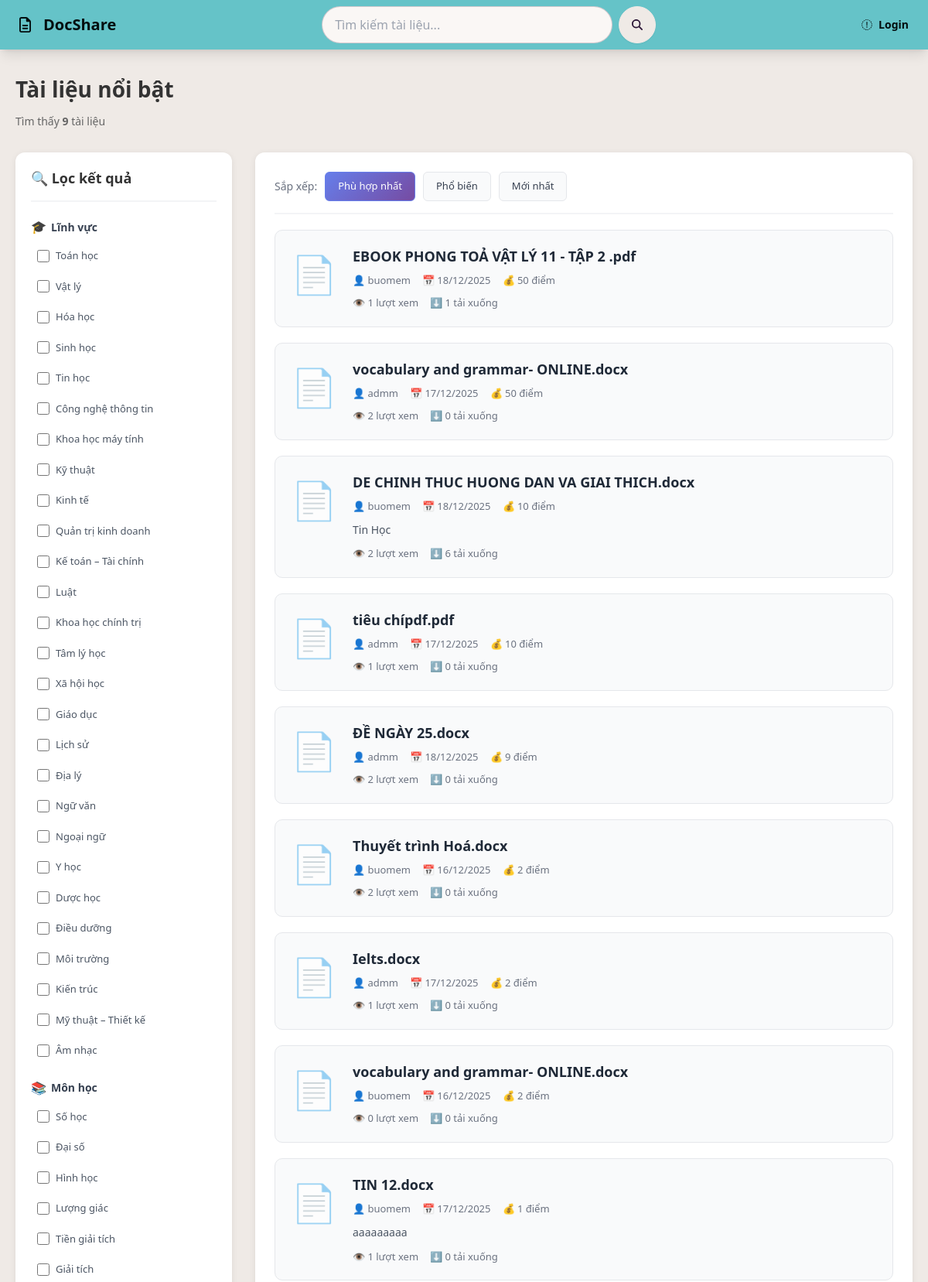
Screenshot of /search.php (upper part) with the database file from the repository.
### tables this page shows
CREATE TABLE `categories` (
  `id` int NOT NULL,
  `name` varchar(100) NOT NULL,
  `type` enum('field','subject','level','curriculum','doc_type') NOT NULL,
  `description` text,
  `parent_id` int DEFAULT NULL,
  `sort_order` int DEFAULT '0',
  `is_active` tinyint(1) DEFAULT '1',
  `created_at` timestamp NULL DEFAULT CURRENT_TIMESTAMP
);

CREATE TABLE `documents` (
  `id` int NOT NULL,
  `user_id` int NOT NULL,
  `original_name` varchar(255) NOT NULL,
  `file_name` varchar(255) NOT NULL,
  `description` text,
  `created_at` timestamp NULL DEFAULT CURRENT_TIMESTAMP,
  `is_public` tinyint(1) DEFAULT '1',
  `status` enum('pending','approved','rejected') DEFAULT 'pending',
  `views` int DEFAULT '0',
  `downloads` int DEFAULT '0',
  `admin_points` int DEFAULT '0',
  `user_price` int DEFAULT '0'
);

CREATE TABLE `users` (
  `id` int NOT NULL,
  `username` varchar(50) NOT NULL,
  `email` varchar(100) NOT NULL,
  `role` enum('user','admin') DEFAULT 'user',
  `password` varchar(255) NOT NULL,
  `created_at` timestamp NULL DEFAULT CURRENT_TIMESTAMP,
  `verified_documents_count` int DEFAULT '0'
);

### config/search.php (called while the page is built, shortened)
<?php
require_once __DIR__ . '/db.php';
require_once __DIR__ . '/categories.php';
function searchDocuments($keyword = '', $filters = [], $sort = 'relevance', $page = 1, $per_page = 20, $user_id = null) {
    global $conn;
    $keyword = trim($keyword);
    $offset = ($page - 1) * $per_page;
    $where_clauses = ["d.status = 'approved'"];
    $join_clauses = [];
    $having_clauses = [];
    if (!empty($keyword) && strlen($keyword) >= 2) {
        $keyword_escaped = mysqli_real_escape_string($conn, $keyword);
        $where_clauses[] = "MATCH(d.original_name, d.description) AGAINST('$keyword_escaped' IN NATURAL LANGUAGE MODE)";
        $relevance_score = "MATCH(d.original_name, d.description) AGAINST('$keyword_escaped' IN NATURAL LANGUAGE MODE)";
    } else {
        $relevance_score = "0";
    }
    $join_sql = implode(' ', $join_clauses);
    $where_sql = 'WHERE ' . implode(' AND ', $where_clauses);
    switch($sort) {
        case 'relevance':
        default:
            if (!empty($keyword)) {
                $order_by = "ORDER BY
                    (CASE WHEN d.original_name LIKE '%$keyword_escaped%' THEN 100 ELSE 0 END) DESC,
                    $relevance_score DESC,
                    (SELECT COALESCE(admin_points, user_price, 0) FROM docs_points WHERE document_id = d.id LIMIT 1) DESC,
                    (d.views + d.downloads * 2) DESC";
            } else {
                $order_by = "ORDER BY
                    (SELECT COALESCE(admin_points, user_price, 0) FROM docs_points WHERE document_id = d.id LIMIT 1) DESC,
                    (d.views + d.downloads * 2) DESC,
                    d.created_at DESC";
            }
            break;
    }
    $count_query = "
        SELECT COUNT(DISTINCT d.id) as total
        FROM documents d
        $join_sql
        $where_sql
    ";
    $count_result = mysqli_query($conn, $count_query);
    $total_results = mysqli_fetch_assoc($count_result)['total'];
    $search_query = "
        SELECT DISTINCT
            d.*,
            u.username,
            (SELECT COALESCE(admin_points, user_price, 0) FROM docs_points WHERE document_id = d.id LIMIT 1) as points,
            " . ($relevance_score ? "$relevance_score as relevance_score," : "") . "
            (d.views + d.downloads * 2) as popularity_score
        FROM documents d
        JOIN users u ON d.user_id = u.id
        $join_sql
        $where_sql
        " . (!empty($having_clauses) ? "GROUP BY d.id HAVING " . implode(' AND ', $having_clauses) : "") . "
        $order_by
        LIMIT $per_page OFFSET $offset
    ";
    $result = mysqli_query($conn, $search_query);
    $documents = [];
    while($row = mysqli_fetch_assoc($result)) {
        $documents[] = $row;
    }
    return [
        'results' => $documents,
        'total' => $total_results,
        'page' => $page,
        'per_page' => $per_page,
        'total_pages' => ceil($total_results / $per_page),
        'keyword' => $keyword,
        'filters' => $filters,
        'sort' => $sort
    ];
}
?>

### config/categories.php (called while the page is built, shortened)
<?php
require_once __DIR__ . '/db.php';
function getCategoriesByType($type, $active_only = true) {
    global $conn;
    $type = mysqli_real_escape_string($conn, $type);
    $where = "type = '$type'";
    if($active_only) {
        $where .= " AND is_active = 1";
    }
    $query = "SELECT * FROM categories WHERE $where ORDER BY sort_order ASC, name ASC";
    $result = mysqli_query($conn, $query);
    $categories = [];
    while($row = mysqli_fetch_assoc($result)) {
        $categories[] = $row;
    }
    return $categories;
}
function getAllCategoriesGrouped($active_only = true) {
    $types = ['field', 'subject', 'level', 'curriculum', 'doc_type'];
    $grouped = [];
    foreach($types as $type) {
        $grouped[$type] = getCategoriesByType($type, $active_only);
    }
    return $grouped;
}
?>

### search.php (the view, shortened to what this page needs)
<?php
require_once 'config/auth.php';
require_once 'config/search.php';
require_once 'config/categories.php';
$user_id = isset($_SESSION['user_id']) ? getCurrentUserId() : null;
$keyword = isset($_GET['q']) ? sanitizeSearchKeyword($_GET['q']) : '';
$sort = isset($_GET['sort']) ? $_GET['sort'] : 'relevance';
$page = isset($_GET['page']) ? max(1, intval($_GET['page'])) : 1;
$filters = [];
$search_results = searchDocuments($keyword, $filters, $sort, $page, 20, $user_id);
$all_categories = getAllCategoriesGrouped(true);
?>
<?php include 'includes/head.php'; ?>
<?php include 'includes/navbar.php'; ?>
<div class="search-container">
    <div class="search-header">
        <h1 class="search-title">
            <?php if (!empty($keyword)): ?>
                Kết quả tìm kiếm: "<?= htmlspecialchars($keyword) ?>"
            <?php else: ?>
                Tài liệu nổi bật
            <?php endif; ?>
        </h1>
        <div class="search-meta">
            <?php if ($search_results['total'] > 0): ?>
                Tìm thấy <strong><?= number_format($search_results['total']) ?></strong> tài liệu
            <?php else: ?>
                Không tìm thấy kết quả
            <?php endif; ?>
        </div>
    </div>
    <div class="search-layout">
        <aside class="filters-sidebar">
            <div class="filters-header">
                <h2 class="filters-title">🔍 Lọc kết quả</h2>
            </div>
            <form method="GET" action="search.php" id="filterForm">
                <?php
                $type_labels = [
                    'field' => ['icon' => '🎓', 'label' => 'Lĩnh vực'],
                    'subject' => ['icon' => '📚', 'label' => 'Môn học'],
                    'level' => ['icon' => '🎯', 'label' => 'Cấp học'],
                    'curriculum' => ['icon' => '📖', 'label' => 'Chương trình'],
                    'doc_type' => ['icon' => '📄', 'label' => 'Loại tài liệu']
                ];
                foreach ($all_categories as $type => $cats):
                    $type_info = $type_labels[$type] ?? ['icon' => '📌', 'label' => $type];
                ?>
                    <div class="filter-group">
                        <div class="filter-group-title">
                            <span class="filter-group-icon"><?= $type_info['icon'] ?></span>
                            <?= $type_info['label'] ?>
                        </div>
                        <div class="filter-options">
                            <?php foreach ($cats as $cat): ?>
                                <div class="filter-option">
                                    <input
                                        type="checkbox"
                                        name="filters[]"
                                        value="<?= $cat['id'] ?>"
                                        id="cat-<?= $cat['id'] ?>"
                                        <?= in_array($cat['id'], $filters) ? 'checked' : '' ?>
                                    >
                                    <label for="cat-<?= $cat['id'] ?>"><?= htmlspecialchars($cat['name']) ?></label>
                                </div>
                            <?php endforeach; ?>
                        </div>
                    </div>
                <?php endforeach; ?>
            </form>
        </aside>
        <main class="results-section">
            <?php if (!empty($search_results['results'])): ?>
                <div class="results-toolbar">
                    <div class="sort-options">
                        <span class="sort-label">Sắp xếp:</span>
                        <button class="sort-btn <?= $sort === 'relevance' ? 'active' : '' ?>" onclick="changeSort('relevance')">
                            Phù hợp nhất
                        </button>
                        <button class="sort-btn <?= $sort === 'popular' ? 'active' : '' ?>" onclick="changeSort('popular')">
                            Phổ biến
                        </button>
                        <button class="sort-btn <?= $sort === 'recent' ? 'active' : '' ?>" onclick="changeSort('recent')">
                            Mới nhất
                        </button>
                    </div>
                </div>
                <div class="documents-grid">
                    <?php foreach ($search_results['results'] as $doc):
                        $thumbnail = $doc['thumbnail'] ?? null;
                        $total_pages = isset($doc['total_pages']) && $doc['total_pages'] > 0 ? $doc['total_pages'] : null;
                    ?>
                        <div class="document-card">
                            <?php if ($thumbnail && file_exists('uploads/' . $thumbnail)): ?>
                                <div class="document-thumbnail">
                                    <img src="uploads/<?= htmlspecialchars($thumbnail) ?>" alt="Thumbnail" style="width: 100%; height: 120px; object-fit: cover; border-radius: 8px 8px 0 0;">
                                    <?php if ($total_pages): ?>
                                        <span class="badge badge-primary" style="position: absolute; bottom: 8px; right: 8px;"><?= $total_pages ?> trang</span>
                                    <?php endif; ?>
                                </div>
                            <?php else: ?>
                                <div class="document-icon">📄</div>
                            <?php endif; ?>
                            <div class="document-info">
                                <a href="view.php?id=<?= $doc['id'] ?>" class="document-title">
                                    <?= htmlspecialchars($doc['original_name']) ?>
                                </a>
                                <div class="document-meta">
                                    <span>👤 <?= htmlspecialchars($doc['username']) ?></span>
                                    <span>📅 <?= date('d/m/Y', strtotime($doc['created_at'])) ?></span>
                                    <?php if ($doc['points'] > 0): ?>
                                        <span>💰 <?= number_format($doc['points']) ?> điểm</span>
                                    <?php else: ?>
                                        <span style="color: #10b981;">🎁 Miễn phí</span>
                                    <?php endif; ?>
                                </div>
                                <?php if (!empty($doc['description'])): ?>
                                    <div class="document-description">
                                        <?= htmlspecialchars(mb_substr($doc['description'], 0, 150)) ?>
                                    </div>
                                <?php endif; ?>
                                <div class="document-stats">
                                    <span class="stat-item">👁️ <?= number_format($doc['views']) ?> lượt xem</span>
                                    <span class="stat-item">⬇️ <?= number_format($doc['downloads']) ?> tải xuống</span>
                                </div>
                            </div>
                        </div>
                    <?php endforeach; ?>
                </div>
            <?php endif; ?>
        </main>
    </div>
</div>
<?php include 'includes/footer.php'; ?>

### search.php (style rules this page uses)
.search-container { max-width: 1400px; margin: 0 auto; padding: 30px 20px; }
.search-header { margin-bottom: 30px; }
.search-title { font-size: 28px; font-weight: 700; color: #333; margin-bottom: 10px; }
.search-meta { font-size: 14px; color: #666; }
.search-layout { display: grid; grid-template-columns: 280px 1fr; gap: 30px; }
.filters-sidebar { background: white; border-radius: 12px; padding: 20px; box-shadow: 0 2px 8px rgba(0,0,0,0.08); height: fit-content; position: sticky; top: 20px; }
.filters-header { display: flex; justify-content: space-between; align-items: center; margin-bottom: 20px; padding-bottom: 15px; border-bottom: 2px solid #f3f4f6; }
.filters-title { font-size: 18px; font-weight: 600; color: #333; }
.filter-group { margin-bottom: 20px; }
.filter-group-title { font-size: 14px; font-weight: 600; color: #374151; margin-bottom: 10px; display: flex; align-items: center; gap: 6px; }
.filter-group-icon { font-size: 16px; }
.filter-options { display: flex; flex-direction: column; gap: 8px; }
.filter-option { display: flex; align-items: center; gap: 8px; padding: 6px 8px; border-radius: 6px; cursor: pointer; transition: all 0.2s; }
.filter-option input[type="checkbox"] { width: 16px; height: 16px; cursor: pointer; }
.filter-option label { font-size: 13px; color: #4b5563; cursor: pointer; flex: 1; }
.results-section { background: white; border-radius: 12px; padding: 25px; box-shadow: 0 2px 8px rgba(0,0,0,0.08); }
.results-toolbar { display: flex; justify-content: space-between; align-items: center; margin-bottom: 20px; padding-bottom: 15px; border-bottom: 2px solid #f3f4f6; }
.sort-options { display: flex; gap: 10px; align-items: center; }
.sort-label { font-size: 14px; color: #6b7280; font-weight: 500; }
.sort-btn { padding: 8px 16px; background: #f9fafb; border: 1px solid #e5e7eb; border-radius: 6px; font-size: 13px; color: #374151; cursor: pointer; transition: all 0.2s; }
.sort-btn.active { background: linear-gradient(135deg, #667eea 0%, #764ba2 100%); color: white; border-color: #667eea; }
.documents-grid { display: grid; gap: 20px; }
.document-card { display: flex; gap: 20px; padding: 20px; background: #f9fafb; border-radius: 10px; transition: all 0.3s; border: 1px solid #e5e7eb; }
.document-icon { font-size: 48px; opacity: 0.7; }
.document-info { flex: 1; }
.document-title { font-size: 18px; font-weight: 600; color: #1f2937; margin-bottom: 8px; text-decoration: none; display: block; }
.document-meta { display: flex; flex-wrap: wrap; gap: 15px; font-size: 13px; color: #6b7280; margin-bottom: 10px; }
.document-meta span { display: flex; align-items: center; gap: 4px; }
.document-description { font-size: 14px; color: #4b5563; line-height: 1.6; margin-bottom: 10px; }
.document-stats { display: flex; gap: 15px; font-size: 13px; color: #6b7280; }
.stat-item { display: flex; align-items: center; gap: 4px; }

### rows the page displays
categories: name "Toán học"
categories: name "Vật lý"
categories: name "Hóa học"
categories: name "Sinh học"
categories: name "Tin học"
categories: name "Công nghệ thông tin"
categories: name "Khoa học máy tính"
categories: name "Kỹ thuật"
categories: name "Kinh tế"
categories: name "Quản trị kinh doanh"
categories: name "Kế toán – Tài chính"
categories: name "Luật"
categories: name "Khoa học chính trị"
categories: name "Tâm lý học"
categories: name "Xã hội học"
categories: name "Giáo dục"
categories: name "Lịch sử"
categories: name "Địa lý"
categories: name "Ngữ văn"
categories: name "Ngoại ngữ"
categories: name "Y học"
categories: name "Dược học"
categories: name "Điều dưỡng"
categories: name "Môi trường"
categories: name "Kiến trúc"
categories: name "Mỹ thuật – Thiết kế"
categories: name "Âm nhạc"
categories: name "Số học"
categories: name "Đại số"
categories: name "Hình học"
categories: name "Lượng giác"
categories: name "Tiền giải tích"
categories: name "Giải tích"
documents: original_name "EBOOK PHONG TOẢ VẬT LÝ 11 - TẬP 2 .pdf", user.username "buomem", created_at "18/12/2025", points "50", views "1", downloads "1"
documents: original_name "vocabulary and grammar- ONLINE.docx", user.username "admm", created_at "17/12/2025", points "50", views "2", downloads "0"
documents: original_name "DE CHINH THUC HUONG DAN VA GIAI THICH.docx", user.username "buomem", created_at "18/12/2025", points "10", description "Tin Học", views "2", downloads "6"
documents: original_name "tiêu chípdf.pdf", user.username "admm", created_at "17/12/2025", points "10", views "1", downloads "0"
documents: original_name "ĐỀ NGÀY 25.docx", user.username "admm", created_at "18/12/2025", points "9", views "2", downloads "0"
documents: original_name "Thuyết trình Hoá.docx", user.username "buomem", created_at "16/12/2025", points "2", views "2", downloads "0"
documents: original_name "Ielts.docx", user.username "admm", created_at "17/12/2025", points "2", views "1", downloads "0"
documents: original_name "vocabulary and grammar- ONLINE.docx", user.username "buomem", created_at "16/12/2025", points "2", views "0", downloads "0"
documents: original_name "TIN 12.docx", user.username "buomem", created_at "17/12/2025", points "1", description "aaaaaaaaa", views "1", downloads "0"

### other values shown
$search_results['total'] "9"
$type_info['icon'] "🎓"
$type_info['label'] "Lĩnh vực"
$type_info['icon'] "📚"
$type_info['label'] "Môn học"
